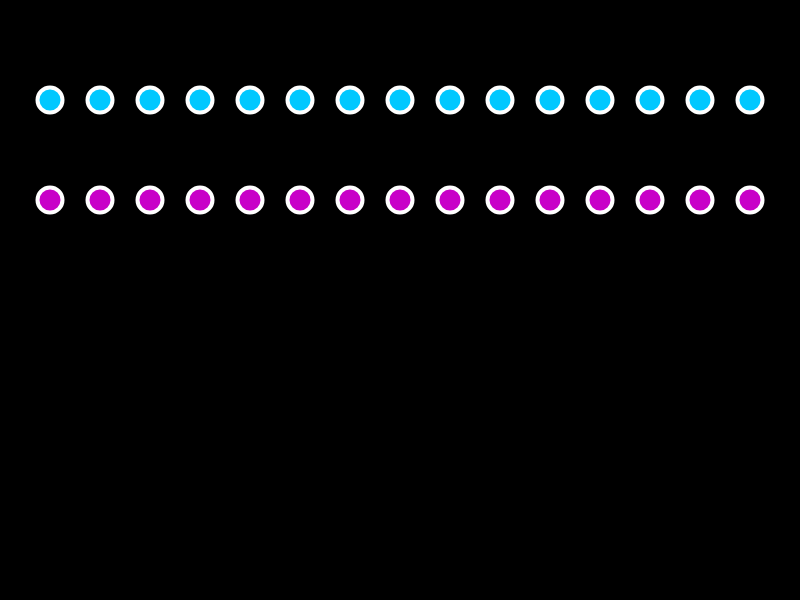
Frame 1 (no input)
Frame 60 (no input): identical to frame 1, image omitted
Frame 120 (the mouse pressed at the canvas centre since frame 60): identical to frame 1, image omitted

The p5.js sketch that drew this single still picture (run headless with seeded random() and noise() and a simulated clock; from frame 60 on, the mouse is pressed at the canvas centre):

// p5.js sketch
// ── sketch.js
function setup() {
    createCanvas(800, 600);
}

function draw() {
    background(0);
    strokeWeight(4)
    stroke(255)
    

    //FOR LOOP

    for (let x=50; x<width; x = x + 50){
        fill(0,200,255)
        ellipse(x, 100,  25, 25)
    }

    // WHILE LOOP
    let x = 50

    while (x<width) {
        fill(200,0,200)
        ellipse (x, 200, 25,25);
        x = x + 50;
    }
    
}
